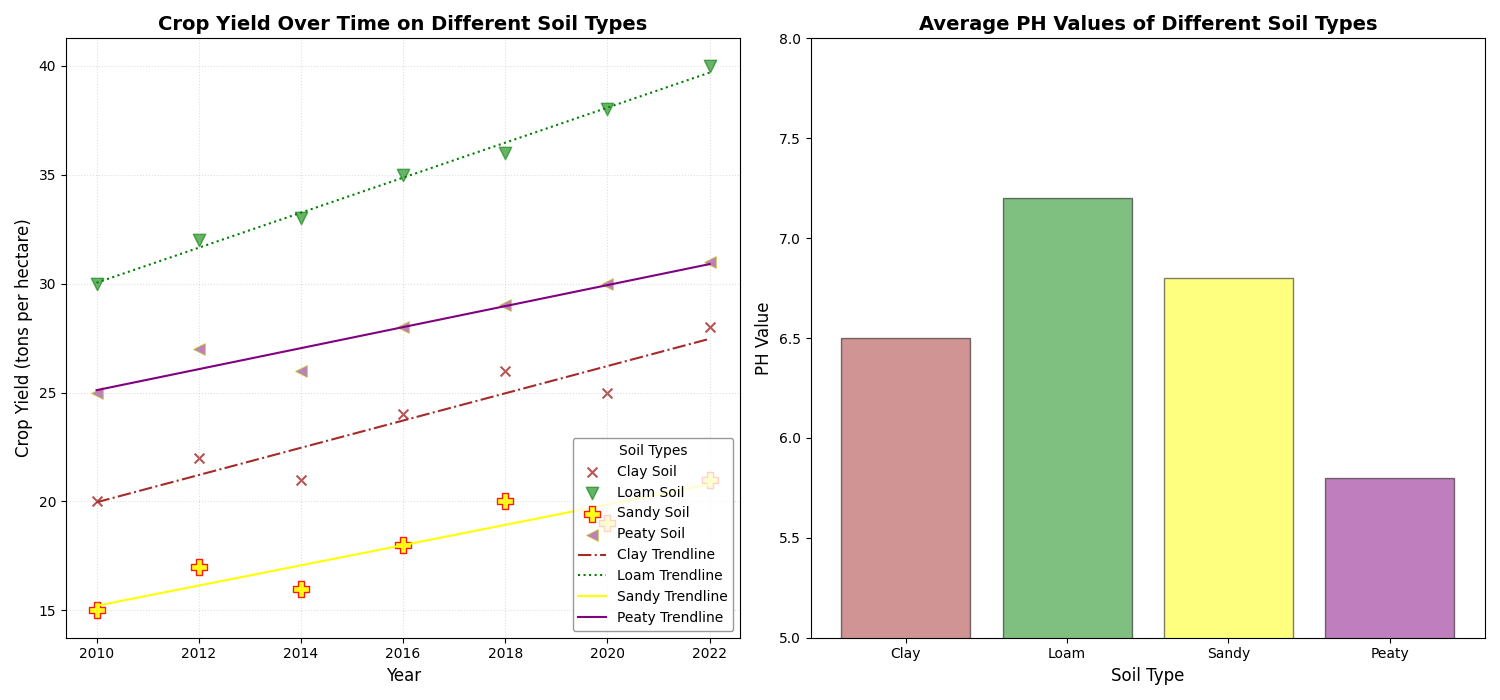

The script that drew this image:
import numpy as np
import matplotlib.pyplot as plt

years = np.array([2010, 2012, 2014, 2016, 2018, 2020, 2022])
clay_yield = np.array([20, 22, 21, 24, 26, 25, 28])
loam_yield = np.array([30, 32, 33, 35, 36, 38, 40])
sandy_yield = np.array([15, 17, 16, 18, 20, 19, 21])
peaty_yield = np.array([25, 27, 26, 28, 29, 30, 31])

soil_types = ['Clay', 'Loam', 'Sandy', 'Peaty']
average_ph = [6.5, 7.2, 6.8, 5.8]

fig, axs = plt.subplots(1, 2, figsize=(15, 7))

axs[0].scatter(years, clay_yield, color='brown', label='Clay Soil', s=50, alpha=0.8, edgecolors='b', marker='x')
axs[0].scatter(years, loam_yield, color='green', label='Loam Soil', s=80, alpha=0.6, edgecolors='g', marker='v')
axs[0].scatter(years, sandy_yield, color='yellow', label='Sandy Soil', s=120, alpha=0.9, edgecolors='r', marker='P')
axs[0].scatter(years, peaty_yield, color='purple', label='Peaty Soil', s=70, alpha=0.5, edgecolors='y', marker='<')

clay_coefs = np.polyfit(years, clay_yield, 1)
loam_coefs = np.polyfit(years, loam_yield, 1)
sandy_coefs = np.polyfit(years, sandy_yield, 1)
peaty_coefs = np.polyfit(years, peaty_yield, 1)

axs[0].plot(years, np.poly1d(clay_coefs)(years), color='brown', linestyle='-.', label='Clay Trendline')
axs[0].plot(years, np.poly1d(loam_coefs)(years), color='green', linestyle=':', label='Loam Trendline')
axs[0].plot(years, np.poly1d(sandy_coefs)(years), color='yellow', linestyle='-', label='Sandy Trendline')
axs[0].plot(years, np.poly1d(peaty_coefs)(years), color='purple', linestyle='-', label='Peaty Trendline')

axs[0].set_title('Crop Yield Over Time on Different Soil Types', fontsize=14, fontweight='bold')
axs[0].set_xlabel('Year', fontsize=12)
axs[0].set_ylabel('Crop Yield (tons per hectare)', fontsize=12)
axs[0].grid(True, linestyle=':', alpha=0.4)
axs[0].legend(title='Soil Types', fontsize=10, loc='lower right', edgecolor='grey')

axs[1].bar(soil_types, average_ph, color=['brown', 'green', 'yellow', 'purple'], alpha=0.5, edgecolor='black')
axs[1].set_title('Average PH Values of Different Soil Types', fontsize=14, fontweight='bold')
axs[1].set_xlabel('Soil Type', fontsize=12)
axs[1].set_ylabel('PH Value', fontsize=12)
axs[1].set_ylim(5, 8)
axs[1].grid(False)
axs[1].set_yticks(np.arange(5, 8.5, 0.5))

plt.tight_layout()
plt.show()
